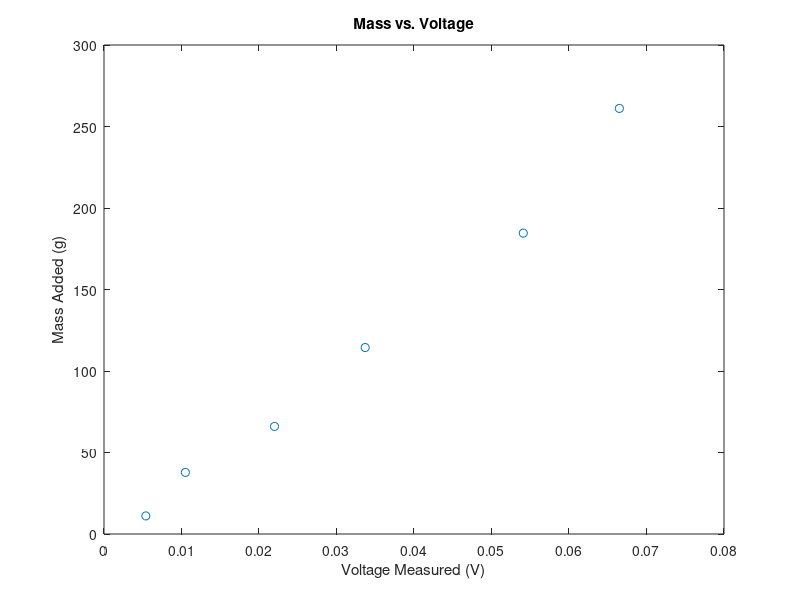

Recreate this plot in MATLAB.
clear all;
%%
% make the Voltage vs. Time graph
data = csvread('Lab_2_coffee_1.csv'); 
time = data (:,1); 
time = time - time(1);
voltage = data (:,2);
data2 = csvread('Lab_2_coffee_2.csv'); 
time2 = data2 (:,1); 
time2 = time2 - time2(1);
voltage2 = data2 (:,2);

hold on;
plot(time, voltage, 'r')
plot(time2, voltage2, 'b')
legend("Coffee #1", "Coffee #2")
title("Lab 2 Voltage vs. Time for both Coffees")
ylabel("Voltage (V)")
xlabel("Time (s)")
hold off;

%%
% make the Tau graph
data = csvread('Lab_2_coffee_2.csv'); 
time = data (:,1); 
voltage = data (:,2);
%[val, idx] = min(voltage)
time = time (600:length(voltage));
voltage = voltage(600:length(voltage));
time = time - time(1);
temp = 3528 ./ (4.93118 + log(voltage*1000 ./(5.18 - voltage))) -273.15 -22.0;
ratio = temp ./ temp(1);

hold on;
title("Lab 2 Tau fit for (Temperature - 22*)/start temp vs. Time for Coffee 2")
ylabel("(Temperature - 22*)/start temp (C)")
xlabel("Time (s)")

plot(time, temp, 'b')

legend("Coffee 2") 
hold off;


%%
% make the Temperature vs. Time graph
data = csvread('Lab_2_coffee_2.csv'); 
time = data (:,1); 
time = time - time(1);
voltage = data (:,2);
temp = 3528 ./(4.93118 + log(voltage*1000 ./(5.18 - voltage))) -273.15;
data1 = csvread('Lab_2_coffee_1.csv'); 
time1 = data1 (:,1); 
time1 = time1 - time1(1);
voltage1 = data1 (:,2);
temp1 = 3528 ./(4.93118 + log(voltage1*1000 ./(5.18 - voltage1))) -273.15;

hold on;
plot(time1, temp1, 'r')
plot(time, temp, 'b')
legend("Coffee #1", "Coffee #2")
title("Lab 2 Temperature vs. Time for both Coffees")
ylabel("Temperature (C)")
xlabel("Time (s)")
hold off;

%%
# This is the data I input by hand.
masses=[11.1, 37.8, 66.0, 114.4, 184.6, 261.1]
voltages=[0.0054, 0.0105, 0.0220, 0.0337, 0.0541, 0.0665]

# Here I plot it.
plot(voltages,masses,'o')

# An iSIM plot isn't complete without labels with units!
ylabel('Mass Added (g)')
xlabel('Voltage Measured (V)')

# Why not add a title?
title('Mass vs. Voltage')